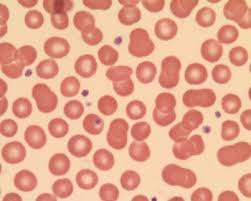
%> input picture 3 year/5 semestr/MPOC/Lab10/images_04.jpg, 251 x 201 px
$ octave task1.m   (GNU Octave 9; MATLAB toolbox functions it lacks are replaced by stand-ins)
%> lines starting %> are read from the running program, lines starting %| are printed output that depends on the picture; in (x1, y1, x2, y2) boxes, pixels count from 0 and x2, y2 are one past the last pixel; in counts of white or black regions, pixels touching at a corner belong together; the program's own positions count from 1
clc
close all
clear all

pkg load image;

img = imread('images_04.jpg');
%> img is the input picture: size 201x251x3 uint8; mean R, G, B 229.5, 167.2, 141.5

if size(img, 3) == 3
  img = rgb2gray(img);
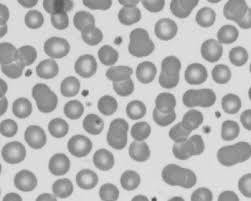
%> img: size 201x251 uint8; min 70, max 231, mean 182.9
end

binary_img = im2bw(img);
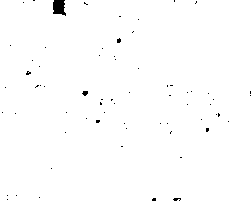
%> binary_img: size 201x251 logical; 99.3% white; 67 black regions (65 under 20 px), largest, box (x1, y1, x2, y2) and area: (53, 0, 66, 16) 162, (82, 91, 88, 96) 22
filled_img = imfill(binary_img, 'holes');
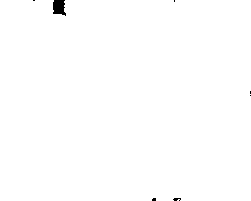
%> filled_img: size 201x251 logical; 99.6% white; 7 black regions (6 under 20 px), largest, box (x1, y1, x2, y2) and area: (53, 0, 66, 16) 162
se = ones(3);
smoothed_img = imerode(imdilate(filled_img, se), se);
%> smoothed_img: size 201x251 logical; 99.7% white; 3 black regions (2 under 20 px), largest, box (x1, y1, x2, y2) and area: (53, 0, 65, 15) 153

figure;
subplot(1, 3, 1), imshow(img), title('Oryginalny gray obraz');
subplot(1, 3, 2), imshow(binary_img), title('Oryginalny obraz binarny');
subplot(1, 3, 3), imshow(filled_img), title('Po wypełnieniu dziur');
subplot(1, 3, 4), imshow(smoothed_img), title('Po wygładzeniu brzegów');

$ run again, with 3 year/5 semestr/MPOC/Lab10/images_2.jpg copied over 3 year/5 semestr/MPOC/Lab10/images_04.jpg
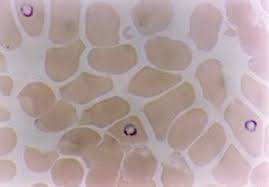
%> input picture 3 year/5 semestr/MPOC/Lab10/images_2.jpg, 269 x 187 px
%> img is the input picture: size 187x269x3 uint8; mean R, G, B 180.1, 161.2, 161.3
%> `img = rgb2gray(img);`:
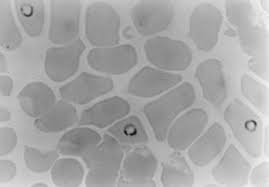
%> img: size 187x269 uint8; min 13, max 246, mean 166.8
%> `binary_img = im2bw(img);`:
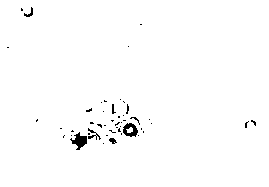
%> binary_img: size 187x269 logical; 98.8% white; 47 black regions (41 under 20 px), largest, box (x1, y1, x2, y2) and area: (70, 132, 87, 150) 154, (123, 123, 138, 137) 128, (88, 128, 101, 140) 50, (24, 7, 33, 17) 35, (109, 138, 117, 144) 30, (112, 104, 116, 114) 22
%> filled_img: size 187x269 logical; every value is 1

$ run again, with 3 year/5 semestr/MPOC/Lab10/images_3.jpg copied over 3 year/5 semestr/MPOC/Lab10/images_04.jpg
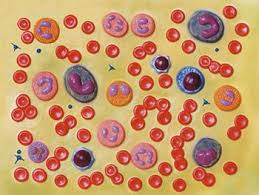
%> input picture 3 year/5 semestr/MPOC/Lab10/images_3.jpg, 259 x 195 px
%> img is the input picture: size 195x259x3 uint8; mean R, G, B 200.9, 153.1, 106.6
%> `img = rgb2gray(img);`:
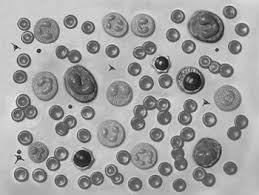
%> img: size 195x259 uint8; min 6, max 239, mean 162.1
%> `binary_img = im2bw(img);`:
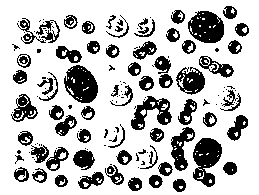
%> binary_img: size 195x259 logical; 74.7% white; 142 black regions (72 under 20 px), largest, box (x1, y1, x2, y2) and area: (193, 138, 222, 187) 892, (64, 65, 98, 103) 888, (188, 11, 224, 43) 848
%> filled_img: size 195x259 logical; every value is 1
